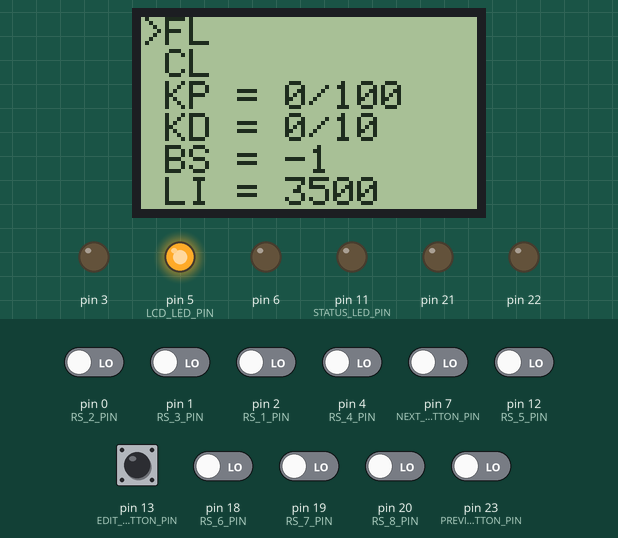
Simulated run of this program. Board: Arduino Leonardo, built with avr-gcc and run on an emulated ATmega32U4. On the bench: 84×48 one-colour display, output pins drawn as LEDs (lit = HIGH). The test bench sets the inputs (shaded band); at power-on: pin 0 (RS_2_PIN), pin 1 (RS_3_PIN), pin 2 (RS_1_PIN), pin 4 (RS_4_PIN), pin 7 (NEXT_BUTTON_PIN), pin 12 (RS_5_PIN), pin 13 (EDIT_BUTTON_PIN), pin 18 (RS_6_PIN), pin 19 (RS_7_PIN), pin 20 (RS_8_PIN), pin 23 (PREVIOUS_BUTTON_PIN) LOW.

Above: at 1.7 s.
1.8 s: pin 13 (EDIT_BUTTON_PIN) pulled HIGH for 0.15 s
At 3.6 s:
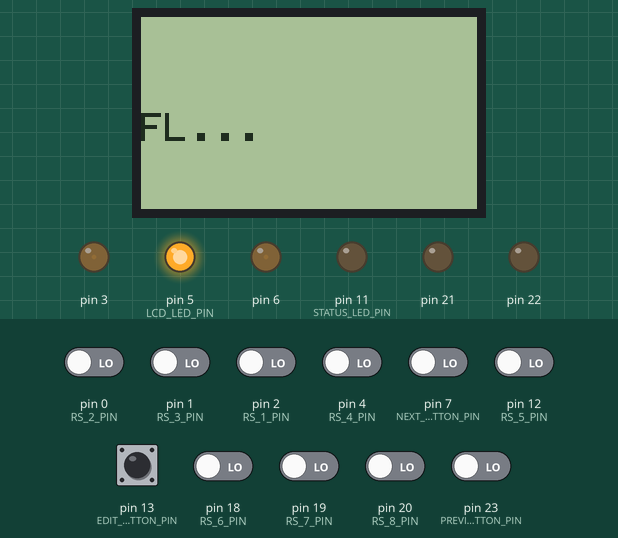
4.3 s: pin 13 (EDIT_BUTTON_PIN) pulled HIGH for 1 s
At 4.7 s:
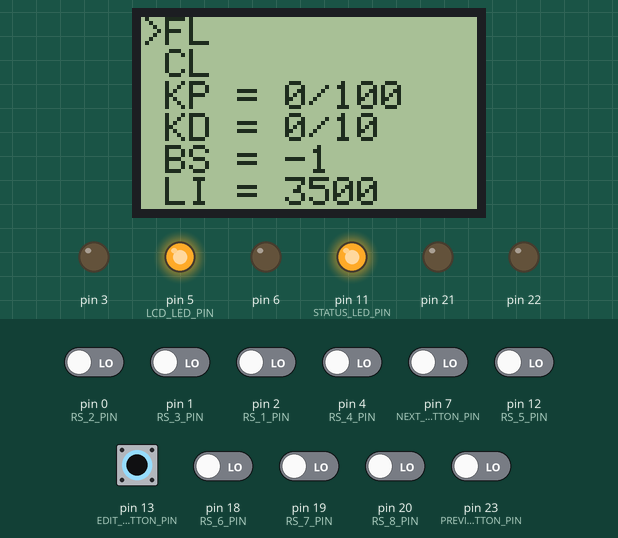
Timing chart, 0 to 7.3 s (numbered marks = the images above; inputs shaded):
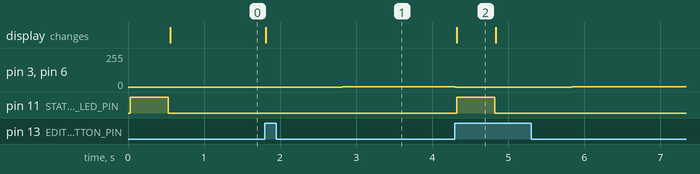

The program:

main.cpp
```cpp
#ifndef UNIT_TEST

#include <Adafruit_GFX.h>
#include <Adafruit_PCD8544.h>
#include <QTRSensors.h>

#include "menu.h"
#include "follower.h"
#include "storage.h"

#include "consts.h"
#include "settings.h"
#include "Commands/commands.h"
#include "Menu/pcd8544renderer.h"
#include "Menu/arduinoactionsprovider.h"
#include "Follower/drv8835motorsdriver.h"
#include "Follower/qtrlinedetector.h"

Adafruit_PCD8544 display = Adafruit_PCD8544(LCD_DC_PIN, LCD_CS_PIN, LCD_RST_PIN);
PCD8544MenuRenderer renderer = PCD8544MenuRenderer(display);
ArduinoMenuActionsProvider actionsProvider = ArduinoMenuActionsProvider(NEXT_BUTTON_PIN, EDIT_BUTTON_PIN, PREVIOUS_BUTTON_PIN, STATUS_LED_PIN, BUTTONS_DELAY);
Menu menu = Menu(renderer, actionsProvider, HANDLE_TICK_FREQUENCY);

QTRSensorsRC qtr = QTRSensorsRC((unsigned char[]) {RS_1_PIN, RS_2_PIN, RS_3_PIN, RS_4_PIN, RS_5_PIN, RS_6_PIN, RS_7_PIN,RS_8_PIN}, NUMBER_OF_REFLECTANT_SENSORS);

DRV8835MotorsDriver motorsDriver = DRV8835MotorsDriver(MOTOR_LEFT_PHASE, MOTOR_LEFT_ENABLE, MOTOR_RIGHT_PHASE, MOTOR_RIGHT_ENABLE, BASE_MOTOR_SPEED);
QtrLineDetector lineDetector = QtrLineDetector(qtr, NUMBER_OF_REFLECTANT_SENSORS);

void indicateSetupFinish() {
  pinMode(STATUS_LED_PIN, OUTPUT);
  digitalWrite(STATUS_LED_PIN, HIGH);
  delay(BUTTONS_DELAY);
  digitalWrite(STATUS_LED_PIN, LOW);
}

void setup()   {
  Settings settings;

  if (digitalRead(EDIT_BUTTON_PIN) == HIGH) {
    Storage<Settings>::save(settings);
  } else {
     settings = Storage<Settings>::load();
  }

  renderer.setup(LCD_LED_PIN, settings.lcdContrast, settings.lcdBakclight);

  motorsDriver.setup();

  menu.addItem(new ActionMenuItem("FL", new FollowCommand(lineDetector, motorsDriver, EDIT_BUTTON_PIN)));
  menu.addItem(new ActionMenuItem("CL", new CalibrateCommand(qtr)));
  menu.addItem(new FloatValueMenuItem("KP", settings.followerKp, FOLLOWER_KP_BASE, new UpdateFollowerKpCommand()));
  menu.addItem(new FloatValueMenuItem("KD", settings.followerKd, FOLLOWER_KD_BASE, new UpdateFollowerKdCommand()));
  menu.addItem(new IntegerValueMenuItem("BS", settings.motorsBaseSpeed, new UpdateMotorsBaseSpeedCommand()));
  menu.addItem(new IntegerValueMenuItem("LI", 0, NULL, new ReadLineCommand(lineDetector)));
  menu.addItem(new ActionMenuItem("MT", new MotorCheckCommand(motorsDriver, MOTOR_BOTH)));
  menu.addItem(new IntegerValueMenuItem("FT", settings.followTimeout / MS, new UpdateFollowTimeoutCommand()));

  indicateSetupFinish();
}

void loop() {
  menu.handle();
}

#endif
```

commands.h
```cpp
#ifndef COMMANDS_H
#define COMMANDS_H

#include <Arduino.h>
#include <Adafruit_GFX.h>
#include <Adafruit_PCD8544.h>
#include <QTRSensors.h>

#include "Follower/drv8835motorsdriver.h"
#include "Follower/qtrlinedetector.h"
#include "consts.h"
#include "menu.h"
#include "settings.h"
#include "storage.h"
#define SAVE_SETTINGS(attr, value) {                                                  \
                                      Settings settings = Storage<Settings>::load();  \
                                      settings.attr = value;                          \
                                      Storage<Settings>::save(settings);              \
                                   }

class ChangeContrastCommand: public Command<IntegerValueMenuItem> {
  public:
    ChangeContrastCommand(Adafruit_PCD8544 &display): display(display) {
    }
    void run(IntegerValueMenuItem &item) {
        display.setContrast(item.getValue());
        SAVE_SETTINGS(lcdContrast, item.getValue());
    }
  private:
    Adafruit_PCD8544 &display;
};

class ToggleBacklightCommand: public Command<BoolValueMenuItem> {
  public:
    ToggleBacklightCommand(int pin): pin(pin) {}
    void run(BoolValueMenuItem &item) {
        analogWrite(this->pin, item.getValue() ? 255 : 0);
        SAVE_SETTINGS(lcdBakclight, item.getValue());
    }
  private:
    int pin;
};

class ReadReflectanceSensorCommand: public Command<IntegerValueMenuItem> {
  public:
    ReadReflectanceSensorCommand(QTRSensorsRC &qtr, int sensorNumber): qtr(qtr), sensorNumber(sensorNumber) {}
    void run(IntegerValueMenuItem &item) {
      unsigned int sensorValues[NUMBER_OF_REFLECTANT_SENSORS];
      this->qtr.read(sensorValues);
      item.setValue(sensorValues[this->sensorNumber - 1]);
    }
  private:
    QTRSensorsRC &qtr;
    int sensorNumber;
};

class CalibrateCommand: public Command<ActionMenuItem> {
  public:
  CalibrateCommand(QTRSensorsRC &qtr): qtr(qtr) {}
  void run(ActionMenuItem &item) {
    for (int i = 0; i < 150; i++) {
      this->qtr.calibrate();
      delay(20);
    }
  }
  private:
    QTRSensorsRC &qtr;
};

class ReadLineCommand: public Command<IntegerValueMenuItem> {
  public:
    ReadLineCommand(QtrLineDetector &lineDetector): lineDetector(lineDetector) {}
    void run(IntegerValueMenuItem &item) {
      item.setValue(this->lineDetector.detectLine());
    }
  private:
    QtrLineDetector &lineDetector;
};

class MotorCheckCommand: public Command<ActionMenuItem> {
  public:
    MotorCheckCommand(DRV8835MotorsDriver &motorsDriver, int motor): motorsDriver(motorsDriver), motor(motor) {}
    void run(ActionMenuItem &item) {
      Settings settigns = Storage<Settings>::load();
      if (this->motor == MOTOR_LEFT || this->motor == MOTOR_BOTH) {
        this->motorsDriver.setLeftMotorSpeed(settigns.motorsBaseSpeed);
      }
      if (this->motor == MOTOR_RIGHT || this->motor == MOTOR_BOTH) {
        this->motorsDriver.setRightMotorSpeed(settigns.motorsBaseSpeed);
      }
      delay(MOTOR_CHECK_TIMEOUT);
      if (this->motor == MOTOR_LEFT || this->motor == MOTOR_BOTH) {
        this->motorsDriver.setLeftMotorSpeed(0);
      }
      if (this->motor == MOTOR_RIGHT || this->motor == MOTOR_BOTH) {
        this->motorsDriver.setRightMotorSpeed(0);
      }
    }
  private:
    DRV8835MotorsDriver &motorsDriver;
    int motor;
};

class FollowCommand: public Command<ActionMenuItem> {
  public:
    FollowCommand(LineDetector &lineDetector, MotorsDriver &motorsDriver, int stopButtonPin): lineDetector(lineDetector), motorsDriver(motorsDriver), stopButtonPin(stopButtonPin) {}
    void run(ActionMenuItem &item) {
      delay(FOLLOW_START_TIMEOUT);
      Settings settings = Storage<Settings>::load();
      this->motorsDriver.setBaseMotorsSpeed(settings.motorsBaseSpeed);
      Follower follower = Follower(this->lineDetector, this->motorsDriver, settings.followerKp, settings.followerKd);
      unsigned long startTime = millis();
      while (digitalRead(this->stopButtonPin) == LOW && (settings.followTimeout == 0 || (millis() - startTime) < settings.followTimeout)) {
        follower.follow();
      }
      follower.finish();
    }
  private:
    LineDetector &lineDetector;
    MotorsDriver &motorsDriver;
    int stopButtonPin;
};

class UpdateFollowerKpCommand: public Command<FloatValueMenuItem> {
  public:
    UpdateFollowerKpCommand(){}
    void run(FloatValueMenuItem &item) {
      SAVE_SETTINGS(followerKp, item.getValue());
    }
};

class UpdateFollowerKdCommand: public Command<FloatValueMenuItem> {
  public:
    UpdateFollowerKdCommand(){}
    void run(FloatValueMenuItem &item) {
      SAVE_SETTINGS(followerKd, item.getValue());
    }
};

class UpdateMotorsBaseSpeedCommand: public Command<IntegerValueMenuItem> {
  public:
    UpdateMotorsBaseSpeedCommand(){}
    void run(IntegerValueMenuItem &item) {
      SAVE_SETTINGS(motorsBaseSpeed, item.getValue());
    }
};

class UpdateFollowTimeoutCommand: public Command<IntegerValueMenuItem> {
  public:
    UpdateFollowTimeoutCommand(){}
    void run(IntegerValueMenuItem &item) {
      SAVE_SETTINGS(followTimeout, item.getValue() * MS);
    }
};

#endif
```

qtrlinedetector.cpp
```cpp
#ifndef UNIT_TEST

#include "qtrlinedetector.h"

QtrLineDetector::QtrLineDetector(QTRSensorsRC &qtr, int sensorsCount): qtr(qtr), sensorsCount(sensorsCount) {

}

int QtrLineDetector::detectLine() {
  unsigned int sensorValues[this->sensorsCount];
  return -(this->qtr.readLine(sensorValues) - ((sensorsCount * 1000 - 1000) / 2));
}

#endif
```

qtrlinedetector.h
```cpp
#ifndef QTR_LINE_DETECTOR_H
#define QTR_LINE_DETECTOR_H

#include <QTRSensors.h>

#include "follower.h"

class QtrLineDetector: public LineDetector {
  public:
    QtrLineDetector(QTRSensorsRC &qtr, int sensorsCount);
    int detectLine();
  private:
    QTRSensorsRC &qtr;
    int sensorsCount;
};

#endif
```

arduinoactionsprovider.cpp
```cpp
#ifndef UNIT_TEST

#include <Arduino.h>

#include "arduinoactionsprovider.h"

ArduinoMenuActionsProvider::ArduinoMenuActionsProvider(int nextButton, int editButton, int previousButton, int actionLedPin, int buttonsDealy) {
  this->nextButton = nextButton;
  this->editButton = editButton;
  this->previousButton = previousButton;
  this->actionLedPin = actionLedPin;
  this->buttonsDealy = buttonsDealy;
  pinMode(nextButton, INPUT);
  pinMode(editButton, INPUT);
  pinMode(previousButton, INPUT);
  pinMode(actionLedPin, OUTPUT);
}

bool ArduinoMenuActionsProvider::isToggleEditModeAction() {
  return digitalRead(this->editButton) == HIGH;
};

bool ArduinoMenuActionsProvider::isNextAction() {
  return digitalRead(this->nextButton) == HIGH;
};

bool ArduinoMenuActionsProvider::isPreviousAction() {
  return digitalRead(this->previousButton) == HIGH;
};

void ArduinoMenuActionsProvider::afterActionHandler() {
  digitalWrite(this->actionLedPin, HIGH);
  delay(this->buttonsDealy);
  digitalWrite(this->actionLedPin, LOW);
};

#endif
```

arduinoactionsprovider.h
```cpp
#ifndef ARDUINO_MENU_ACTIONS_PROVIDER_H
#define ARDUINO_MENU_ACTIONS_PROVIDER_H

#include "actionsprovider.h"

class ArduinoMenuActionsProvider: public MenuActionsProvider {
  public:
    ArduinoMenuActionsProvider(int nextButton, int editButton, int previousButton, int actionLedPin, int buttonsDealy);
    bool isToggleEditModeAction();
    bool isNextAction();
    bool isPreviousAction();
    void afterActionHandler();
  private:
    int nextButton;
    int editButton;
    int previousButton;
    int actionLedPin;
    int buttonsDealy;
};

#endif
```

pcd8544renderer.cpp
```cpp
#ifndef UNIT_TEST

#include <Arduino.h>
#include <Adafruit_GFX.h>
#include <Adafruit_PCD8544.h>

#include "pcd8544renderer.h"

PCD8544MenuRenderer::PCD8544MenuRenderer(Adafruit_PCD8544 &display): display(display) {
}

void PCD8544MenuRenderer::setup(int lcdLedPin, int contrast, bool backlight) {
  pinMode(lcdLedPin, OUTPUT);
  analogWrite(lcdLedPin, backlight ? 255 : 0);
  display.begin();
  display.setContrast(contrast);
}

void PCD8544MenuRenderer::renderStart(bool isEditMode) {
  display.clearDisplay();
  display.setTextSize(1);
  display.setTextColor(BLACK);
  display.setCursor(0, 0);
  this->isEditMode = isEditMode;
}

void PCD8544MenuRenderer::renderItem(const IntegerValueMenuItem &item, bool isSelected) {
    display.println(this->getItemPrefix(isSelected) + item.getName() + " = " + item.getValue());
}

void PCD8544MenuRenderer::renderItem(const BoolValueMenuItem &item, bool isSelected) {
    display.println(this->getItemPrefix(isSelected) + item.getName() + " = " + (item.getValue() ? "ON" : "OFF"));
}

void PCD8544MenuRenderer::renderItem(const FloatValueMenuItem &item, bool isSelected) {
    display.println(this->getItemPrefix(isSelected) + item.getName() + " = " + (int)(item.getValue() * item.getBase()) + "/" + item.getBase());
}

void PCD8544MenuRenderer::renderItem(const ActionMenuItem &item, bool isSelected) {
    display.println(this->getItemPrefix(isSelected) + item.getName());
}

void PCD8544MenuRenderer::renderItem(const SubMenuItem &item, bool isSelected) {
    display.println(this->getItemPrefix(isSelected) + item.getName());
}

void PCD8544MenuRenderer::renderItem(const ParentMenuItem &item, bool isSelected) {
    display.println(this->getItemPrefix(isSelected) + "...");
}

String PCD8544MenuRenderer::getItemPrefix(bool isSelected) {
  String prefix = " ";
  if (isSelected) {
    if (this->isEditMode) {
      prefix = '#';
    } else {
      prefix = ">";
    }
  }
  return prefix;
}

void PCD8544MenuRenderer::renderFinish() {
  display.display();
}

void PCD8544MenuRenderer::renderProgress(const MenuItem &item) {
  display.clearDisplay();
  display.setTextSize(1);
  display.setTextColor(BLACK);
  display.setCursor(0, 0);
  display.println("\n\n\n" + item.getName() + "...");
  display.display();
}

#endif
```

pcd8544renderer.h
```cpp
#ifndef LCD_MENU_H
#define LCD_MENU_H

#include "menu.h"

#include <Adafruit_PCD8544.h>

class PCD8544MenuRenderer: public MenuRenderer {
  public:
    PCD8544MenuRenderer(Adafruit_PCD8544 &display);
    void setup(int lcdLedPin, int contrast, bool backlight);
    void renderItem(const IntegerValueMenuItem &item, bool isSelected);
    void renderItem(const BoolValueMenuItem &item, bool isSelected);
    void renderItem(const FloatValueMenuItem &item, bool isSelected);
    void renderItem(const ActionMenuItem &item, bool isSelected);
    void renderItem(const SubMenuItem &item, bool isSelected);
    void renderItem(const ParentMenuItem &item, bool isSelected);
    void renderStart(bool isEditMode);
    void renderProgress(const MenuItem &item);
    void renderFinish();
    int getItemsLimit() { return 6; };
  private:
    String getItemPrefix(bool isSelected);
    Adafruit_PCD8544 &display;
    bool isEditMode;
};

#endif
```

consts.h
```cpp
#define MS 1000
#define S(val) val * MS

#define NEXT_BUTTON_PIN 7 // PE6
#define EDIT_BUTTON_PIN 13 // PC7
#define PREVIOUS_BUTTON_PIN 23 // PF0

#define LCD_LED_PIN 5 // PC6
#define LCD_DC_PIN 8 // PB4
#define LCD_CS_PIN 10 // SCE, PB6
#define LCD_RST_PIN 9 // PB5

#define STATUS_LED_PIN 11

#define RS_1_PIN 2  // PD1
#define RS_2_PIN 0  // PD2
#define RS_3_PIN 1  // PD3
#define RS_4_PIN 4  // PD4
#define RS_5_PIN 12 // PD6
#define RS_6_PIN 18 // PF7
#define RS_7_PIN 19  // PF6
#define RS_8_PIN 20 // PF5

#define BUTTONS_DELAY 500
#define LCD_CONTRAST 55
#define LCD_BAKCLIGHT false
#define NUMBER_OF_REFLECTANT_SENSORS 8
#define HANDLE_TICK_FREQUENCY 20000

#define MOTOR_LEFT 0
#define MOTOR_RIGHT 1
#define MOTOR_BOTH 2
#define MOTOR_LEFT_ENABLE  3  // PD0 (PWM)
#define MOTOR_LEFT_PHASE   22 // PF1
#define MOTOR_RIGHT_ENABLE 6  // PD7 (PWM)
#define MOTOR_RIGHT_PHASE  21 // PF4

#define BASE_MOTOR_SPEED 120
#define MOTOR_CHECK_TIMEOUT S(3)

#define FOLLOW_TIMEOUT S(30)
#define FOLLOW_START_TIMEOUT S(1)

#define FOLLOWER_KP 0.05
#define FOLLOWER_KD 1.0

#define FOLLOWER_KP_BASE 100
#define FOLLOWER_KD_BASE 10
```

settings.h
```cpp
#ifndef SETTINGS_H
#define SETTINGS_H

#include "consts.h"

struct Settings {
  Settings(int lcdContrast=LCD_CONTRAST, bool lcdBakclight=LCD_BAKCLIGHT, float followerKp=FOLLOWER_KP, float followerKd=FOLLOWER_KD, int followTimeout=FOLLOW_TIMEOUT, int motorsBaseSpeed=BASE_MOTOR_SPEED): lcdContrast(lcdContrast), lcdBakclight(lcdBakclight), followerKp(followerKp), followerKd(followerKd), followTimeout(followTimeout), motorsBaseSpeed(motorsBaseSpeed) {}
  int lcdContrast;
  bool lcdBakclight;
  float followerKp;
  float followerKd;
  int followTimeout;
  int motorsBaseSpeed;
};

#endif
```

drv8835motorsdriver.cpp
```cpp
#ifndef UNIT_TEST

#include <Arduino.h>

#include "drv8835motorsdriver.h"

DRV8835MotorsDriver::DRV8835MotorsDriver(int leftMotorPhasePin, int leftMotorEnablePin, int rightMotorPhasePin, int rightMotorEnablePin, int baseSpeed): leftMotorPhasePin(leftMotorPhasePin), leftMotorEnablePin(leftMotorEnablePin), rightMotorPhasePin(rightMotorPhasePin), rightMotorEnablePin(rightMotorEnablePin), baseSpeed(baseSpeed) {

}

void DRV8835MotorsDriver::setup() {
  pinMode(this->leftMotorEnablePin, OUTPUT);
  pinMode(this->leftMotorPhasePin, OUTPUT);
  digitalWrite(this->leftMotorEnablePin, LOW);
  digitalWrite(this->leftMotorPhasePin, LOW);
  pinMode(this->rightMotorEnablePin, OUTPUT);
  pinMode(this->rightMotorPhasePin, OUTPUT);
  digitalWrite(this->rightMotorEnablePin, LOW);
  digitalWrite(this->rightMotorPhasePin, LOW);
}

void DRV8835MotorsDriver::setLeftMotorSpeed(int speed) {
  this->setSpeed(this->leftMotorPhasePin, this->leftMotorEnablePin, speed);
}

void DRV8835MotorsDriver::setRightMotorSpeed(int speed) {
  this->setSpeed(this->rightMotorPhasePin, this->rightMotorEnablePin, speed);
}

int DRV8835MotorsDriver::getBaseMotorSpeed() {
  return this->baseSpeed;
}

void DRV8835MotorsDriver::setBaseMotorsSpeed(int speed) {
  this->baseSpeed = speed;
}

void DRV8835MotorsDriver::setSpeed(int phasePin, int enablePin, int speed) {
  digitalWrite(phasePin, speed > 0 ? HIGH : LOW);
  if (speed < 0) {
    speed = - speed;
  }
  if (speed > 255) {
    speed = 255;
  }
  analogWrite(enablePin, speed);
}

#endif
```

drv8835motorsdriver.h
```cpp
#ifndef DRV8835_MOTORS_DRIVER_H
#define DRV8835_MOTORS_DRIVER_H

#include "follower.h"

class DRV8835MotorsDriver: public MotorsDriver {
  public:
    DRV8835MotorsDriver(int leftMotorPhasePin, int leftMotorEnablePin, int rightMotorPhasePin, int rightMotorEnablePin, int baseSpeed);
    void setup();
    void setLeftMotorSpeed(int speed);
    void setRightMotorSpeed(int speed);
    int getBaseMotorSpeed();
    void setBaseMotorsSpeed(int speed);
  private:
    void setSpeed(int phasePin, int enablePin, int speed);
    int leftMotorPhasePin;
    int leftMotorEnablePin;
    int rightMotorPhasePin;
    int rightMotorEnablePin;
    int baseSpeed;
};

#endif
```

Measured:
- after the input at 1.8 s, pin 3, pin 6: 0/255 → 1/255 after 1.0 s; the display: changes at once (image 1)
- after the input at 4.3 s, pin 3, pin 6: 1/255 → 0/255 at once, → 1/255 1.5 s later; pin 11 (STATUS_LED_PIN): LOW → HIGH at once, → LOW 0.50 s later; the display: changes at once (image 2)
- what the display in image 2 shows lasts 0.5 s, from 4.3 s to 4.8 s
